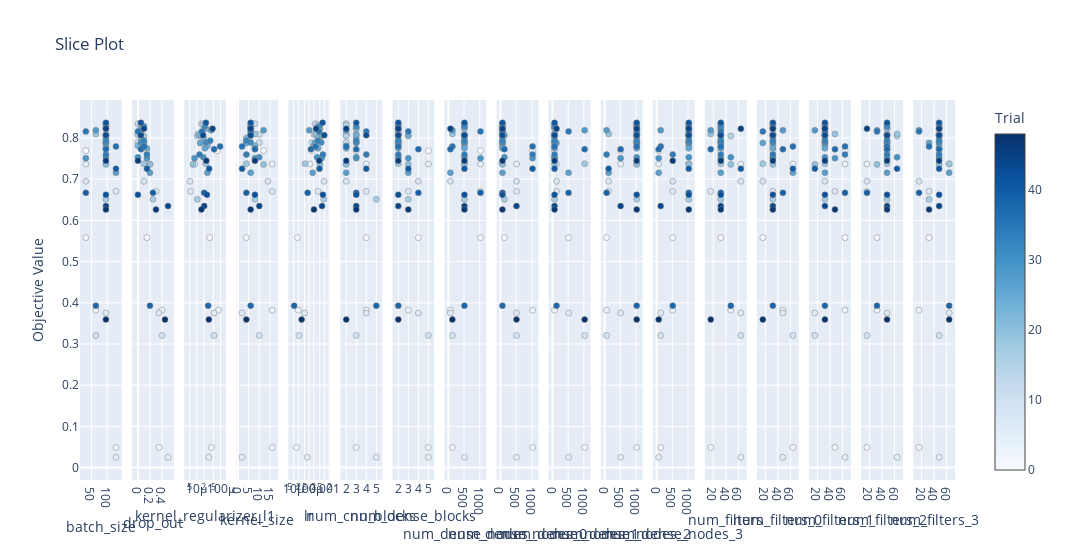

The cell this chart's notebook holds for it:
### Code cell
optuna.visualization.plot_slice(study)
